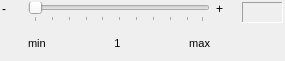
<?xml version="1.0" encoding="UTF-8"?>
<ui version="4.0">
 <class>StructuredGridSkipOrSubdivideSettingEditWidget</class>
 <widget class="QWidget" name="StructuredGridSkipOrSubdivideSettingEditWidget">
  <property name="geometry">
   <rect>
    <x>0</x>
    <y>0</y>
    <width>285</width>
    <height>61</height>
   </rect>
  </property>
  <property name="windowTitle">
   <string>Form</string>
  </property>
  <layout class="QHBoxLayout" name="horizontalLayout">
   <property name="spacing">
    <number>6</number>
   </property>
   <property name="leftMargin">
    <number>2</number>
   </property>
   <property name="topMargin">
    <number>2</number>
   </property>
   <property name="rightMargin">
    <number>2</number>
   </property>
   <property name="bottomMargin">
    <number>2</number>
   </property>
   <item>
    <layout class="QVBoxLayout" name="verticalLayout_4">
     <item>
      <widget class="QLabel" name="spaceLabel_minus">
       <property name="text">
        <string>-</string>
       </property>
      </widget>
     </item>
     <item>
      <spacer name="verticalSpacer">
       <property name="orientation">
        <enum>Qt::Vertical</enum>
       </property>
       <property name="sizeHint" stdset="0">
        <size>
         <width>20</width>
         <height>13</height>
        </size>
       </property>
      </spacer>
     </item>
    </layout>
   </item>
   <item>
    <layout class="QVBoxLayout" name="verticalLayout">
     <item>
      <widget class="QSlider" name="spaceSlider">
       <property name="orientation">
        <enum>Qt::Horizontal</enum>
       </property>
       <property name="tickPosition">
        <enum>QSlider::TicksBelow</enum>
       </property>
      </widget>
     </item>
     <item>
      <layout class="QHBoxLayout" name="horizontalLayout_7">
       <item>
        <widget class="QLabel" name="spaceMinLabel">
         <property name="font">
          <font>
           <pointsize>8</pointsize>
          </font>
         </property>
         <property name="text">
          <string>min</string>
         </property>
        </widget>
       </item>
       <item>
        <spacer name="horizontalSpacer_8">
         <property name="orientation">
          <enum>Qt::Horizontal</enum>
         </property>
         <property name="sizeHint" stdset="0">
          <size>
           <width>40</width>
           <height>20</height>
          </size>
         </property>
        </spacer>
       </item>
       <item>
        <widget class="QLabel" name="spaceMidLabel">
         <property name="font">
          <font>
           <pointsize>8</pointsize>
          </font>
         </property>
         <property name="text">
          <string>1</string>
         </property>
         <property name="alignment">
          <set>Qt::AlignCenter</set>
         </property>
        </widget>
       </item>
       <item>
        <spacer name="horizontalSpacer_9">
         <property name="orientation">
          <enum>Qt::Horizontal</enum>
         </property>
         <property name="sizeHint" stdset="0">
          <size>
           <width>40</width>
           <height>20</height>
          </size>
         </property>
        </spacer>
       </item>
       <item>
        <widget class="QLabel" name="spaceMaxLabel">
         <property name="font">
          <font>
           <pointsize>8</pointsize>
          </font>
         </property>
         <property name="text">
          <string>max</string>
         </property>
         <property name="alignment">
          <set>Qt::AlignRight|Qt::AlignTrailing|Qt::AlignVCenter</set>
         </property>
        </widget>
       </item>
      </layout>
     </item>
    </layout>
   </item>
   <item>
    <layout class="QVBoxLayout" name="verticalLayout_3">
     <item>
      <widget class="QLabel" name="spaceLabel_plus">
       <property name="text">
        <string>+</string>
       </property>
      </widget>
     </item>
     <item>
      <spacer name="verticalSpacer_2">
       <property name="orientation">
        <enum>Qt::Vertical</enum>
       </property>
       <property name="sizeHint" stdset="0">
        <size>
         <width>20</width>
         <height>13</height>
        </size>
       </property>
      </spacer>
     </item>
    </layout>
   </item>
   <item>
    <layout class="QVBoxLayout" name="verticalLayout_2">
     <item>
      <widget class="QLabel" name="spaceValueLabel">
       <property name="sizePolicy">
        <sizepolicy hsizetype="Fixed" vsizetype="Fixed">
         <horstretch>0</horstretch>
         <verstretch>0</verstretch>
        </sizepolicy>
       </property>
       <property name="minimumSize">
        <size>
         <width>41</width>
         <height>21</height>
        </size>
       </property>
       <property name="frameShape">
        <enum>QFrame::Panel</enum>
       </property>
       <property name="frameShadow">
        <enum>QFrame::Sunken</enum>
       </property>
       <property name="text">
        <string/>
       </property>
       <property name="alignment">
        <set>Qt::AlignRight|Qt::AlignTrailing|Qt::AlignVCenter</set>
       </property>
       <property name="margin">
        <number>2</number>
       </property>
      </widget>
     </item>
     <item>
      <spacer name="verticalSpacer_3">
       <property name="orientation">
        <enum>Qt::Vertical</enum>
       </property>
       <property name="sizeHint" stdset="0">
        <size>
         <width>20</width>
         <height>13</height>
        </size>
       </property>
      </spacer>
     </item>
    </layout>
   </item>
  </layout>
 </widget>
 <resources/>
 <connections/>
</ui>
